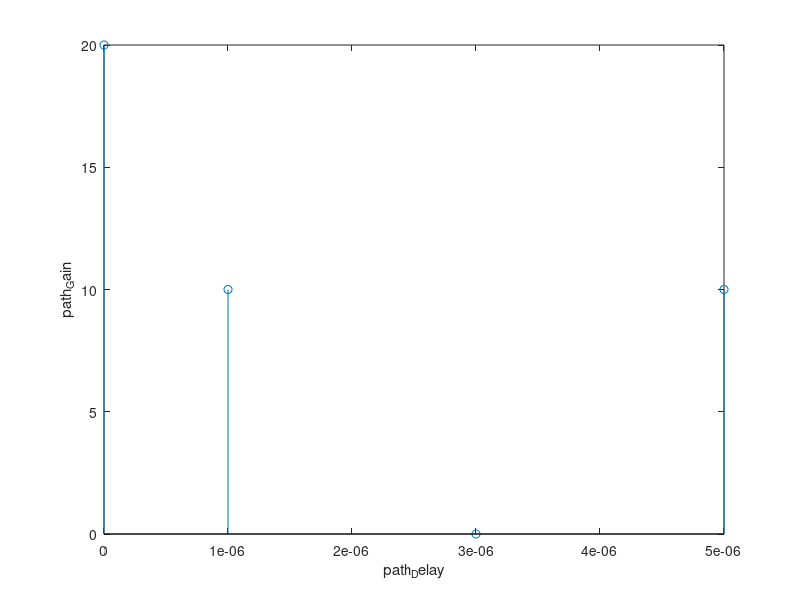

Source code (MATLAB):
#matlab implimantation of power delay profile(pdp).
clear all;
close all;
clc;

path_delay = [ 0, 1*10^-6, 3*10^-6, 5*10^-6 ]
path_gain = [ -20, -10, 0, -10 ]
linear_gain = 10.^(path_gain/10);

sum_lgain = (linear_gain.*path_delay);
mean = sum(sum_lgain)/sum(linear_gain)

rms_gain = sum(linear_gain.*(path_delay-mean).^2)/sum(linear_gain);
rms=sqrt(rms_gain)

stem(path_delay,path_gain*-1);
xlabel("path_Delay");
ylabel("path_Gain");



